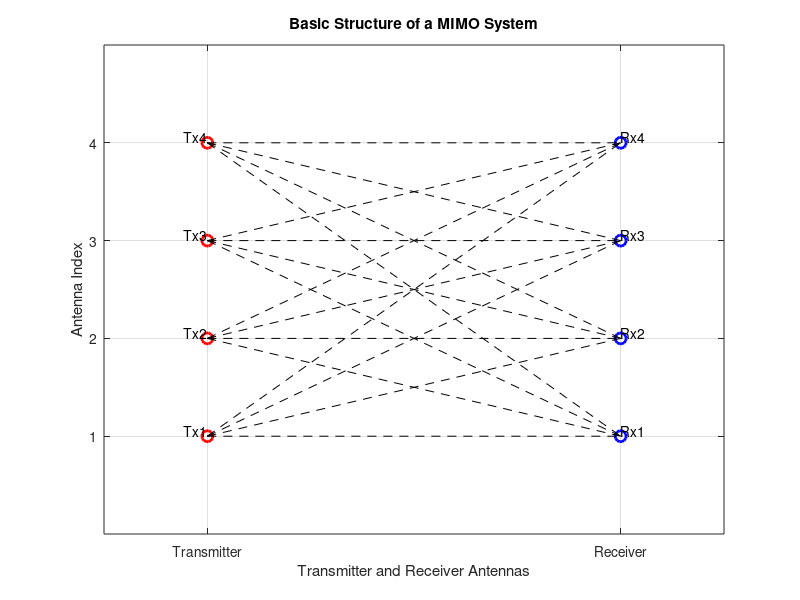

Source code (MATLAB):
% Clear workspace and close all figures
clear; close all; clc;

% Parameters
Nt = 4; % Number of transmit antennas
Nr = 4; % Number of receive antennas
Tx_X = zeros(Nt, 1); % X coordinates of transmit antennas
Tx_Y = linspace(1, Nt, Nt); % Y coordinates of transmit antennas
Rx_X = ones(Nr, 1) * 2; % X coordinates of receive antennas
Rx_Y = linspace(1, Nr, Nr); % Y coordinates of receive antennas

% Plot transmit antennas
figure;
plot(Tx_X, Tx_Y, 'ro', 'MarkerSize', 8, 'LineWidth', 2); hold on;
text(Tx_X, Tx_Y, arrayfun(@(x) ['Tx' num2str(x)], 1:Nt, 'UniformOutput', false), 'HorizontalAlignment', 'right', 'VerticalAlignment', 'bottom');

% Plot receive antennas
plot(Rx_X, Rx_Y, 'bo', 'MarkerSize', 8, 'LineWidth', 2);
text(Rx_X, Rx_Y, arrayfun(@(x) ['Rx' num2str(x)], 1:Nr, 'UniformOutput', false), 'HorizontalAlignment', 'left', 'VerticalAlignment', 'bottom');

% Plot lines representing channels between antennas
for i = 1:Nt
    for j = 1:Nr
        plot([Tx_X(i), Rx_X(j)], [Tx_Y(i), Rx_Y(j)], 'k--');
    end
end

% Formatting the plot
title('Basic Structure of a MIMO System');
xlabel('Transmitter and Receiver Antennas');
ylabel('Antenna Index');
xlim([-0.5 2.5]);
ylim([0 Nt+1]);
set(gca, 'XTick', [0 2], 'XTickLabel', {'Transmitter', 'Receiver'}, 'YTick', 1:Nt);
grid on;

% Display the plot
hold off;
